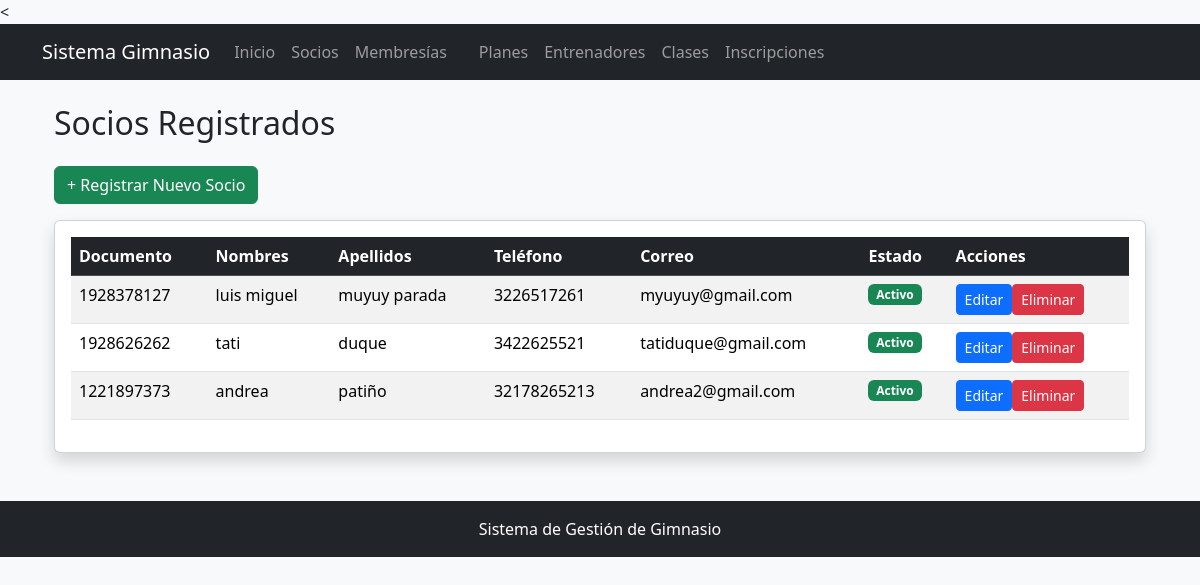
Page /socios/ on the earlier database version.
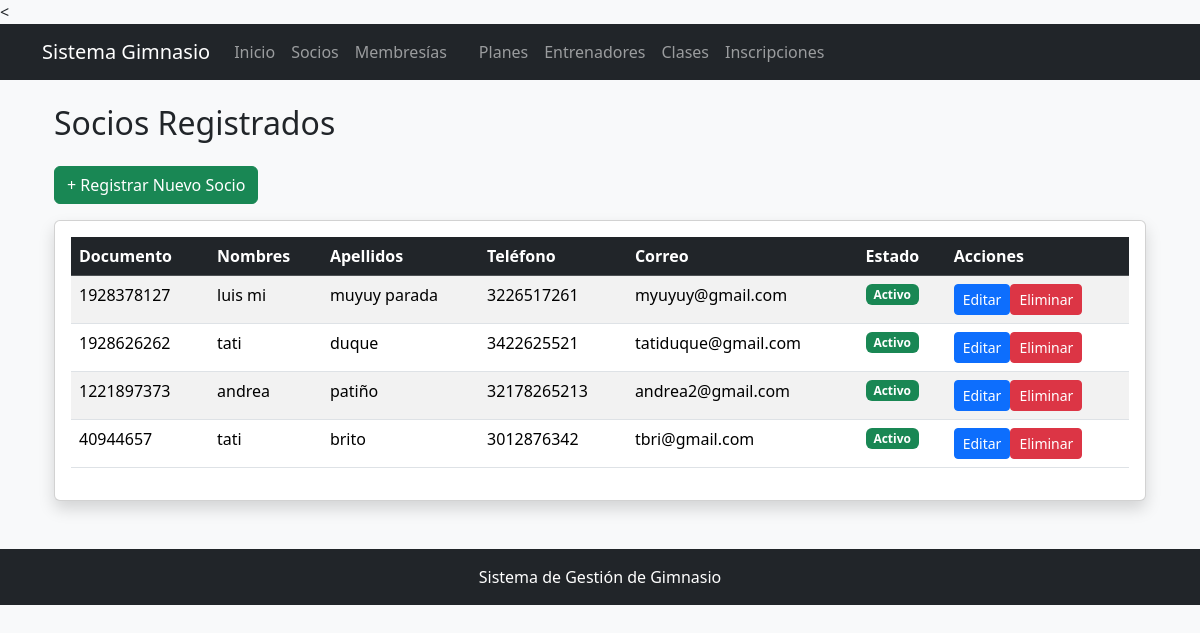
Same page on the later database version.
### socios/models.py (models this page shows, shortened)
class Socio(models.Model):
    id_socio = models.AutoField(primary_key=True)
    documento = models.CharField(max_length=20, unique=True)
    nombres = models.CharField(max_length=100)
    apellidos = models.CharField(max_length=100)
    telefono = models.CharField(max_length=20)
    correo = models.EmailField(unique=True)
    fecha_registro = models.DateField(auto_now_add=True)
    activo = models.BooleanField(default=True)

### socios/views.py (the view)
# urls.py: path('', views.lista_socios, name='lista_socios'),
def lista_socios(request):
    socios = Socio.objects.all()
    return render(request, 'socios/lista.html', {'socios': socios})

### templates/socios/lista.html (shortened to what this page needs)
{% extends 'gimnasio/base.html' %}
{% block content %}
<div class="container">
    <h2 class="mb-4">Socios Registrados</h2>
    <a href="{% url 'socios:crear_socio' %}" class="btn btn-success mb-3">
        + Registrar Nuevo Socio
    </a>
    <div class="card shadow">
        <div class="card-body">
            <table class="table table-striped table-hover">
                <thead class="table-dark">
                    <tr>
                        <th>Documento</th>
                        <th>Nombres</th>
                        <th>Apellidos</th>
                        <th>Teléfono</th>
                        <th>Correo</th>
                        <th>Estado</th>
                        <th>Acciones</th>
                    </tr>
                </thead>
                <tbody>
                    {% for socio in socios %}
                    <tr>
                        <td>{{ socio.documento }}</td>
                        <td>{{ socio.nombres }}</td>
                        <td>{{ socio.apellidos }}</td>
                        <td>{{ socio.telefono }}</td>
                        <td>{{ socio.correo }}</td>
                        <td>
                            {% if socio.activo %}
                                <span class="badge bg-success">Activo</span>
                            {% else %}
                                <span class="badge bg-danger">Inactivo</span>
                            {% endif %}
                        </td>
                        <td>
                            <a href="{% url 'socios:editar_socio' socio.id_socio %}"
                               class="btn btn-primary btn-sm">
                                Editar
                                <a href="{% url 'socios:eliminar_socio' socio.id_socio %}"
                              class="btn btn-danger btn-sm">
                                Eliminar
                            </a>
                        </td>
                    </tr>
                    {% empty %}
                    <tr>
                        <td colspan="7" class="text-center">
                            No hay socios registrados.
                        </td>
                    </tr>
                    {% endfor %}
                </tbody>
            </table>
        </div>
    </div>
</div>
{% endblock %}

Differences in the rows shown:
changed Socio "muyuy parada": nombres "luis miguel" → "luis mi"
added Socio: documento "40944657", nombres "tati", apellidos "brito", telefono "3012876342", correo "tbri@gmail.com", activo "Activo"
